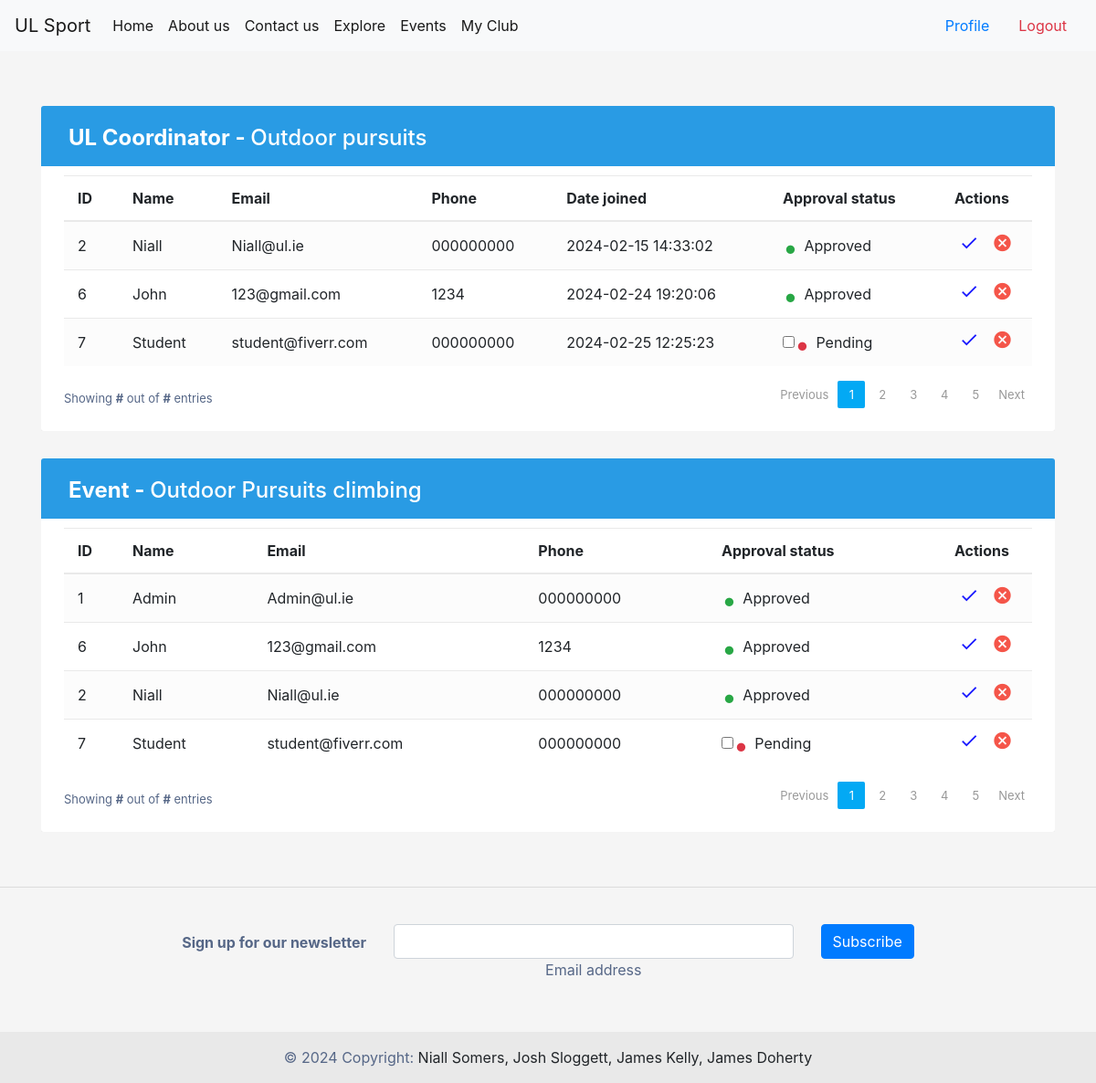
Page /myclub (signed in) on the committed database.
### tables this page shows
CREATE TABLE Clubs (
    ClubID INTEGER PRIMARY KEY AUTOINCREMENT,
    Name TEXT NOT NULL,
    Description TEXT,
    ValidityStatus TEXT NOT NULL,
    CoordinatorID INTEGER,
    CreatedAt TIMESTAMP DEFAULT CURRENT_TIMESTAMP,
    UpdatedAt TIMESTAMP DEFAULT CURRENT_TIMESTAMP,
    FOREIGN KEY (CoordinatorID) REFERENCES Users(UserID)
);

CREATE TABLE ClubMemberships (
    MembershipID INTEGER PRIMARY KEY AUTOINCREMENT,
    UserID INTEGER,
    ClubID INTEGER,
    RequestStatus TEXT DEFAULT 'Pending',
    CreatedAt TIMESTAMP DEFAULT CURRENT_TIMESTAMP,
    UpdatedAt TIMESTAMP DEFAULT CURRENT_TIMESTAMP ,
    FOREIGN KEY (UserID) REFERENCES Users(UserID),
    FOREIGN KEY (ClubID) REFERENCES Clubs(ClubID)
);

CREATE TABLE Users (
    UserID INTEGER PRIMARY KEY AUTOINCREMENT,
    Username TEXT NOT NULL,
    Password TEXT NOT NULL,
    Contact TEXT NOT NULL,
    Email TEXT NOT NULL,
    Role TEXT NOT NULL,
    ApprovalStatus TEXT DEFAULT 'Pending',
    CreatedAt TIMESTAMP DEFAULT CURRENT_TIMESTAMP,
    UpdatedAt TIMESTAMP DEFAULT CURRENT_TIMESTAMP
);

CREATE TABLE Events (
    EventID INTEGER PRIMARY KEY AUTOINCREMENT,
    Title TEXT NOT NULL,
    Description TEXT,
    Date DATE NOT NULL,
    Time TIME NOT NULL,
    Venue TEXT NOT NULL,
    ClubID INTEGER,
    CreatedAt TIMESTAMP DEFAULT CURRENT_TIMESTAMP,
    UpdatedAt TIMESTAMP DEFAULT CURRENT_TIMESTAMP,
    FOREIGN KEY (ClubID) REFERENCES Clubs(ClubID)
);

CREATE TABLE EventRegistrations (
    RegistrationID INTEGER PRIMARY KEY AUTOINCREMENT,
    UserID INTEGER,
    EventID INTEGER,
    Status TEXT DEFAULT 'Pending',
    CreatedAt TIMESTAMP DEFAULT CURRENT_TIMESTAMP,
    UpdatedAt TIMESTAMP DEFAULT CURRENT_TIMESTAMP,
    FOREIGN KEY (UserID) REFERENCES Users(UserID),
    FOREIGN KEY (EventID) REFERENCES Events(EventID)
);

### permissionpages.py (the view)
def myclub():
    if current_user is None:
        return render_template('/home.html',)
    else:
        conn = db.connect('db/user_data.db')
        cursor = conn.cursor()
        conn = db.connect('db/user_data.db')
        cursor = conn.cursor()
        cursor.execute('SELECT Role FROM Users WHERE UserID = ?', (current_user.id,))
        role_data = cursor.fetchone()
        cursor.execute('SELECT * FROM Clubs WHERE CoordinatorID = ?', (current_user.id,))
        club_owner = cursor.fetchone()
        if role_data[0] == 'Coordinator' and club_owner:
            cursor.execute('''
                        SELECT u.UserID, u.Username, u.Contact, u.Email, c.RequestStatus, c.CreatedAt
                        FROM Users u
                        JOIN ClubMemberships c ON u.UserID = c.UserID
                        WHERE c.ClubID = ?
                    ''', (club_owner[0],))
            club_users = cursor.fetchall()
            cursor.execute('''
                SELECT * from Events WHERE ClubID = ?
            ''', (club_owner[0],))
            event_data = cursor.fetchall()
            registered_data = []
            for event in event_data:
                cursor.execute('''
                                SELECT Users.UserID, Users.Username, Users.Contact, Users.Email, EventRegistrations.Status
                                FROM Users
                                JOIN EventRegistrations ON Users.UserID = EventRegistrations.UserID
                                WHERE EventRegistrations.EventID = ?
                            ''', (event[0],))
                registered_data.append(cursor.fetchall())
            print(event_data)
            return render_template('/myclubmanage.html', current_user=current_user, club_data=club_owner, club_users=club_users, event_data=event_data, registered_data=registered_data)
        elif role_data[0] == 'Coordinator' and club_owner is None:
            return render_template('/myclubcreate.html', current_user=current_user)

### app.py (called while the page is built)
@login_manager.user_loader
def load_user(user_id):
    conn = db.connect('db/user_data.db')
    cursor = conn.cursor()
    cursor.execute('SELECT * FROM Users WHERE UserID = ?', (user_id,))
    user_data = cursor.fetchone()
    conn.close()
    if user_data:
        return auth.User(user_data[0], user_data[1])

### templates/myclubmanage.html (shortened to what this page needs)
{% extends "base.html" %}
{% block content %}
{% if user_data.role == 'Coordinator' %}
<div class="container-xl">
    <div class="table-responsive">
        <div class="table-wrapper">
            <div class="table-title">
                <div class="row">
                    <div class="col-sm-5">
                        <h2><b>UL Coordinator - </b> {{user_data.club}}</h2>
                    </div>
                </div>
            </div>
            <table class="table table-striped table-hover">
                <thead>
                    <tr>
                        <th>ID</th>
                        <th>Name</th>
                        <th>Email</th>
                        <th>Phone</th>
                        <th>Date joined</th>
                        <th>Approval status</th>
                        <th>Actions</th>
                    </tr>
                </thead>
                <tbody>
                {% for data in club_users %}
                    <tr>
                        <td>{{data[0]}}</td>
                        <td>{{data[1]}}</td>
                        <td>{{data[3]}}</td>
                        <td>{{data[2]}}</td>
                        <form method="post" action="{{ url_for('updateClubMember') }}">
                            <td>{{data[5]}}</td>
                            {% if data[4] != "Pending" %}
                                <td><input type="hidden" name="approval" value="on"/><span class="status text-success">&bull;</span> {{data[4]}}</td>
                            {% else %}
                                <td><input type="checkbox" name="approval"/><span class="status text-danger">&bull;</span> {{data[4]}}</td>
                            {% endif %}
                            <td>
                                  <button type="submit" style="background: transparent; border: 0; padding: 0; color: blue;" class="update-user" title="Update User" data-toggle="tooltip">
                                    <i class="material-icons">&#xE5CA;</i>
                                  </button>
                                <a href="#" class="delete" title="Delete" data-toggle="tooltip"><i class="material-icons">&#xE5C9;</i></a>
                            </td>
                        </form>
                    </tr>
                    {% endfor %}
                </tbody>
            </table>
            <div class="clearfix">
                <div class="hint-text">Showing <b>#</b> out of <b>#</b> entries</div>
                <ul class="pagination">
                    <li class="page-item disabled"><a href="#">Previous</a></li>
                    <li class="page-item active"><a href="#" class="page-link">1</a></li>
                    <li class="page-item"><a href="#" class="page-link">2</a></li>
                    <li class="page-item "><a href="#" class="page-link">3</a></li>
                    <li class="page-item"><a href="#" class="page-link">4</a></li>
                    <li class="page-item"><a href="#" class="page-link">5</a></li>
                    <li class="page-item"><a href="#" class="page-link">Next</a></li>
                </ul>
            </div>
        </div>
    </div>
</div>
{% for event in event_data %}
<div class="container-xl">
    <div class="table-responsive">
        <div class="table-wrapper">
            <div class="table-title">
                <div class="row">
                    <div class="col-sm-5">
                        <h2><b>Event - </b> {{event[1]}}</h2>
                    </div>
                </div>
            </div>
            <table class="table table-striped table-hover">
                <thead>
                    <tr>
                        <th>ID</th>
                        <th>Name</th>
                        <th>Email</th>
                        <th>Phone</th>
                        <th>Approval status</th>
                        <th>Actions</th>
                    </tr>
                </thead>
                <tbody>
                {% for data in registered_data[loop.index0] %}
                    <tr>
                        <td>{{data[0]}}</td>
                        <td>{{data[1]}}</td>
                        <td>{{data[3]}}</td>
                        <td>{{data[2]}}</td>
                        <form method="post" action="{{ url_for('updateUserDetails') }}">
                            {% if data[4] != "Pending" %}
                                <td><input type="hidden" name="approval" value="on"/><span class="status text-success">&bull;</span> {{data[4]}}</td>
                            {% else %}
                                <td><input type="checkbox" name="approval"/><span class="status text-danger">&bull;</span> {{data[4]}}</td>
                            {% endif %}
                            <td>
                                  <button type="submit" style="background: transparent; border: 0; padding: 0; color: blue;" class="update-user" title="Update User" data-toggle="tooltip">
                                    <i class="material-icons">&#xE5CA;</i>
                                  </button>
                                <a href="#" class="delete" title="Delete" data-toggle="tooltip"><i class="material-icons">&#xE5C9;</i></a>
                            </td>
                        </form>
                    </tr>
                    {% endfor %}
                </tbody>
            </table>
            <div class="clearfix">
                <div class="hint-text">Showing <b>#</b> out of <b>#</b> entries</div>
                <ul class="pagination">
                    <li class="page-item disabled"><a href="#">Previous</a></li>
                    <li class="page-item active"><a href="#" class="page-link">1</a></li>
                    <li class="page-item"><a href="#" class="page-link">2</a></li>
                    <li class="page-item "><a href="#" class="page-link">3</a></li>
                    <li class="page-item"><a href="#" class="page-link">4</a></li>
                    <li class="page-item"><a href="#" class="page-link">5</a></li>
                    <li class="page-item"><a href="#" class="page-link">Next</a></li>
                </ul>
            </div>
        </div>
    </div>
</div>
{% endfor %}
        {% else %}
        <p>{{current_user.username}} is not authorized to access this page!</p>
        {% endif %}
{% endblock %}

### templates/base.html (shortened to what this page needs)
<!DOCTYPE html>
<html lang="en">
<head>
        <link rel="stylesheet" href="https://cdn.jsdelivr.net/npm/bootstrap@4.6.2/dist/css/bootstrap.min.css">
</head>
<body>
    <nav class="navbar navbar-expand-lg navbar-light bg-light navbar sticky-top">
        <a class="navbar-brand" href="#">UL Sport</a>
        <div class="collapse navbar-collapse" id="navbarSupportedContent">
          <ul class="navbar-nav mr-auto">
            <li class="nav-item active">
              <a class="nav-link" href="{{url_for('home')}}">Home <span class="sr-only">(current)</span></a>
            </li>
            <li class="nav-item active">
              <a class="nav-link" href="{{url_for('about')}}">About us<span class="sr-only">(current)</span></a>
            </li>
            <li class="nav-item active">
              <a class="nav-link" href="{{url_for('contact')}}">Contact us<span class="sr-only">(current)</span></a>
            </li>
            <li class="nav-item active">
              <a class="nav-link" href="{{url_for('explore')}}">Explore<span class="sr-only">(current)</span></a>
            </li>
              <li class="nav-item active">
              <a class="nav-link" href="{{url_for('events')}}">Events<span class="sr-only">(current)</span></a>
              </li>
              {% if user_data.role == 'Coordinator' %}
            <li class="nav-item active">
              <a class="nav-link" href="{{url_for('myclub')}}">My Club<span class="sr-only">(current)</span></a>
            </li>
              {% endif %}
          </ul>
            {% if not current_user.is_authenticated %}
            <a class="nav-link" href="{{url_for('login')}}">Login<span class="sr-only">(current)</span></a>
            {% else %}
            <a class="nav-link" href="{{url_for('profile')}}">Profile<span class="sr-only">(current)</span></a>
            <a class="nav-link text-danger" href="{{url_for('logout')}}">Logout<span class="sr-only">(current)</span></a>
            {% endif %}
          </div>
      </nav>
    <div id="content">
        {% block content %}{% endblock %}
    </div>
    <footer class="bg-body-tertiary text-center">
      <hr>
        <div class="container p-4 pb-0">
          <section class="">
            <form action="">
              <div class="row d-flex justify-content-center">
                <div class="col-auto">
                  <p class="pt-2">
                    <strong>Sign up for our newsletter</strong>
                  </p>
                </div>
                <div class="col-md-5 col-12">
                  <div data-mdb-input-init class="form-outline mb-4">
                    <input type="email" id="form5Example26" class="form-control" />
                    <label class="form-label" for="form5Example26">Email address</label>
                  </div>
                </div>
                <div class="col-auto">
                  <button data-mdb-ripple-init type="submit" class="btn btn-primary mb-4">
                    Subscribe
                  </button>
                </div>
              </div>
            </form>
          </section>
        </div>
        <div class="text-center p-3" style="background-color: rgba(0, 0, 0, 0.05);">
          © 2024 Copyright:
          <a class="text-body" href="https://mdbootstrap.com/">Niall Somers, Josh Sloggett, James Kelly, James Doherty</a>
        </div>
      </footer>
</body>
</html>

### templates/base.html (style rules this page uses)
footer { bottom:0; width: 100%; margin-top: 5%; }
body { min-height: 100vh; overflow-x: hidden; }
nav { margin-bottom: 5%; }

### templates/myclubmanage.html (style rules this page uses)
body { color: #566787; background: #f5f5f5; }
.table-responsive { margin: 30px 0; }
.table-wrapper { min-width: 1000px; background: #fff; padding: 20px 25px; border-radius: 3px; box-shadow: 0 1px 1px rgba(0,0,0,.05); }
.table-title { padding-bottom: 15px; background: #299be4; color: #fff; padding: 16px 30px; margin: -20px -25px 10px; border-radius: 3px 3px 0 0; }
.table-title h2 { margin: 5px 0 0; font-size: 24px; }
table.table tr th, table.table tr td { border-color: #e9e9e9; padding: 12px 15px; vertical-align: middle; }
table.table tr th:first-child { width: 60px; }
table.table tr th:last-child { width: 100px; }
table.table-striped tbody tr:nth-of-type(odd) { background-color: #fcfcfc; }
table.table td:last-child i { opacity: 0.9; font-size: 22px; margin: 0 5px; }
table.table td a { font-weight: bold; color: #566787; display: inline-block; text-decoration: none; }
table.table td a.delete { color: #F44336; }
table.table td i { font-size: 19px; }
.status { font-size: 30px; margin: 2px 2px 0 0; display: inline-block; vertical-align: middle; line-height: 10px; }
.text-success { color: #10c469; }
.text-danger { color: #ff5b5b; }
.pagination { float: right; margin: 0 0 5px; }
.pagination li a { border: none; font-size: 13px; min-width: 30px; min-height: 30px; color: #999; margin: 0 2px; line-height: 30px; border-radius: 2px !important; text-align: center; padding: 0 6px; }
.pagination li.active a, .pagination li.active a.page-link { background: #03A9F4; }
.hint-text { float: left; margin-top: 10px; font-size: 13px; }

### rows in the picture
Clubs: club "Outdoor pursuits"
ClubMemberships: UserID "2", Username "Niall", Email "Niall@ul.ie", Contact "000000000", CreatedAt "2024-02-15 14:33:02", RequestStatus "Approved"
ClubMemberships: UserID "6", Username "John", Email "123@gmail.com", Contact "1234", CreatedAt "2024-02-24 19:20:06", RequestStatus "Approved"
ClubMemberships: UserID "7", Username "Student", Email "student@fiverr.com", Contact "000000000", CreatedAt "2024-02-25 12:25:23", RequestStatus "Pending"
Events: Title "Outdoor Pursuits climbing"
EventRegistrations: UserID "1", Username "Admin", Email "Admin@ul.ie", Contact "000000000", Status "Approved"
EventRegistrations: UserID "6", Username "John", Email "123@gmail.com", Contact "1234", Status "Approved"
EventRegistrations: UserID "2", Username "Niall", Email "Niall@ul.ie", Contact "000000000", Status "Approved"
EventRegistrations: UserID "7", Username "Student", Email "student@fiverr.com", Contact "000000000", Status "Pending"
